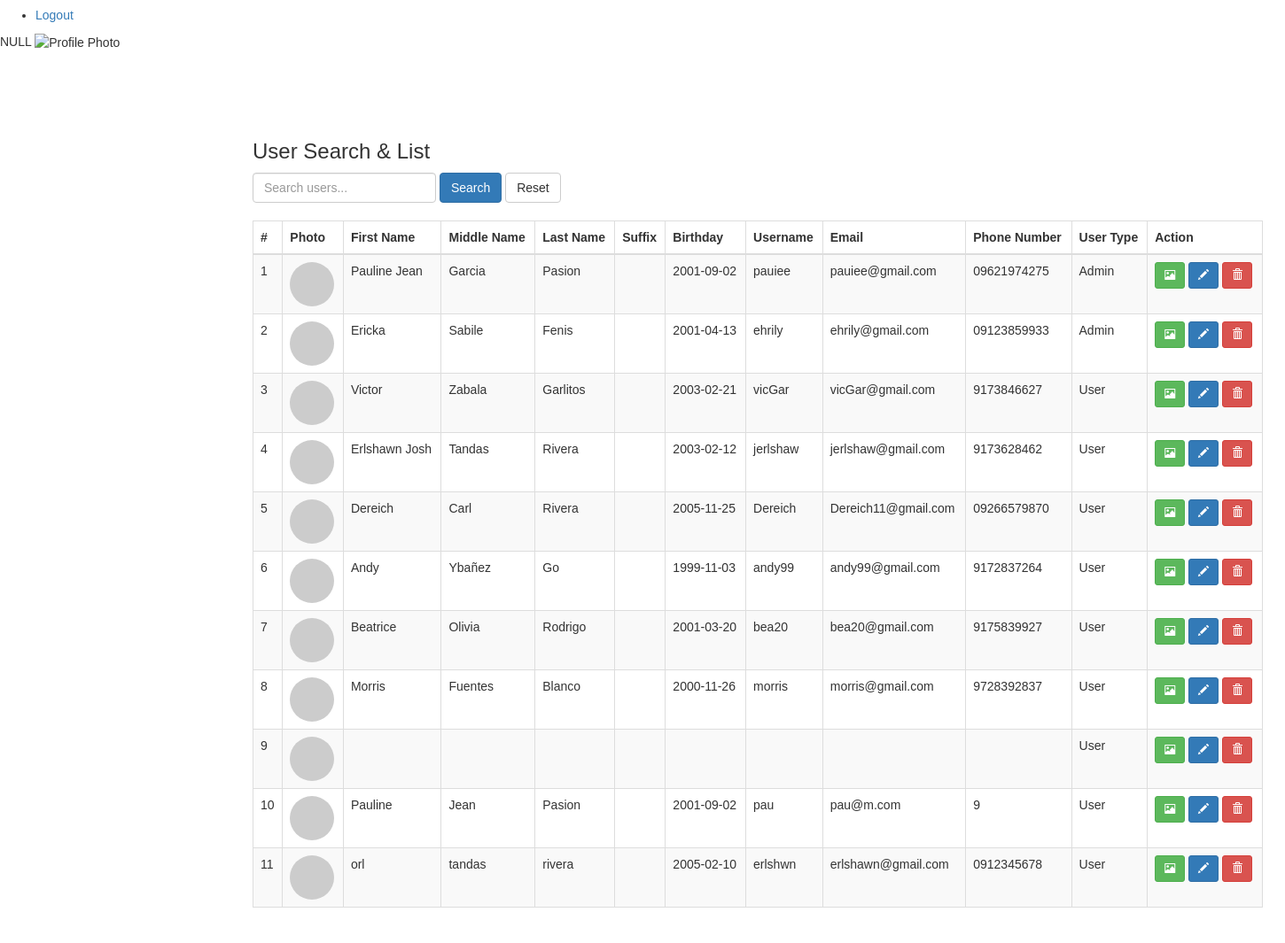
/private/stk/search.php (lower part), run on an earlier commit of the app's database.
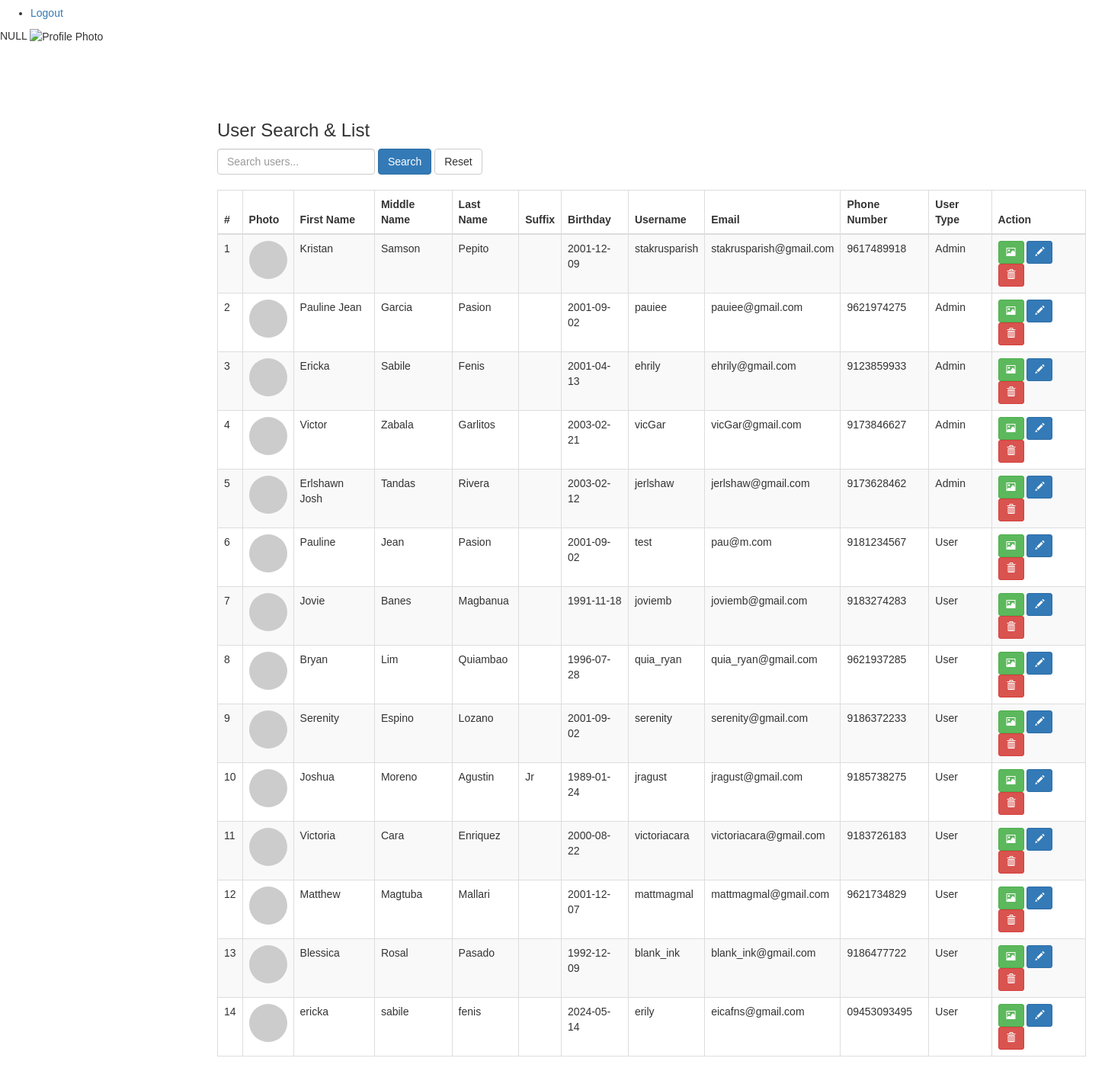
And on a later commit of the database.
### tables this page shows
CREATE TABLE `users` (
  `user_id` int(11) NOT NULL,
  `user_type` enum('User','Admin') NOT NULL DEFAULT 'User',
  `created_at` timestamp NOT NULL DEFAULT current_timestamp(),
  `username` varchar(50) DEFAULT NULL,
  `password` varchar(255) DEFAULT NULL,
  `givenname` varchar(50) DEFAULT NULL,
  `middlename` varchar(50) DEFAULT NULL,
  `lastname` varchar(50) DEFAULT NULL,
  `gender` varchar(7) DEFAULT NULL,
  `suffix` varchar(10) DEFAULT NULL,
  `full_name` varchar(300) DEFAULT NULL,
  `email` varchar(100) DEFAULT NULL,
  `contact` varchar(20) DEFAULT NULL,
  `birthday` date DEFAULT NULL,
  `photo` varchar(300) DEFAULT NULL
);

### private/stk/search.php (the view, shortened to what the changed rows need)
<?php
require_once 'connection.php';
if (isset($_POST['query'])) {
    $query = '%' . $_POST['query'] . '%';
    $sql = "SELECT * FROM users
            WHERE givenname LIKE :search
            OR middlename LIKE :search
            OR lastname LIKE :search
            OR email LIKE :search
            OR username LIKE :search
            OR user_type LIKE :search";
    $stmt = $dbh->prepare($sql);
    $stmt->bindParam(':search', $query, PDO::PARAM_STR);
} else {
    $stmt = $dbh->prepare("SELECT * FROM users");
}
$stmt->execute();
$results = $stmt->fetchAll(PDO::FETCH_OBJ);
?>
<!DOCTYPE html>
<html lang="en">
<head>
    <link href="https://maxcdn.bootstrapcdn.com/bootstrap/3.3.0/css/bootstrap.min.css" rel="stylesheet" />
    <link href='../../stylesheets/private/members.css' rel='stylesheet'>
</head>
<body>
<section id="content">
    <?php var_dump($result['photo']); ?>
  <main>
    <div class="container">
        <div class="table-responsive">
            <table class="table table-bordered table-striped">
                <thead>
                    <tr>
                        <th>#</th>
                        <th>Photo</th>
                        <th>First Name</th>
                        <th>Middle Name</th>
                        <th>Last Name</th>
                        <th>Suffix</th>
                        <th>Birthday</th>
                        <th>Username</th>
                        <th>Email</th>
                        <th>Phone Number</th>
                        <th>User Type</th>
                        <th>Action</th>
                    </tr>
                </thead>
                <tbody>
                    <?php if ($stmt->rowCount() > 0):
                        $cnt = 1;
                        foreach ($results as $row): ?>
                            <tr>
                                <td><?php echo htmlentities($cnt); ?></td>
                                <td>
                                    <?php if (!empty($row->Photo)): ?>
                                        <img src="<?php echo htmlentities($row->Photo); ?>" class="img-circle" width="50" height="50" alt="User Photo">
                                    <?php else: ?>
                                        <img src="https://via.placeholder.com/50" class="img-circle" alt="No Photo">
                                    <?php endif; ?>
                                </td>
                                <td><?php echo htmlentities($row->givenname); ?></td>
                                <td><?php echo htmlentities($row->middlename); ?></td>
                                <td><?php echo htmlentities($row->lastname); ?></td>
                                <td><?php echo htmlentities($row->suffix); ?></td>
                                <td><?php echo htmlentities($row->birthday); ?></td>
                                <td><?php echo htmlentities($row->username); ?></td>
                                <td><?php echo htmlentities($row->email); ?></td>
                                <td><?php echo htmlentities($row->contact); ?></td>
                                <td><?php echo htmlentities($row->user_type); ?></td>
                                <td>
                                    <a href="profilee.php?user_id=<?php echo htmlentities($row->user_id); ?>" class="btn btn-success btn-sm" title="Upload Photo">
                                        <span class="glyphicon glyphicon-picture"></span>
                                    </a>
                                    <a href="update.php?user_id=<?php echo htmlentities($row->user_id); ?>" class="btn btn-primary btn-sm" title="Edit User">
                                        <span class="glyphicon glyphicon-pencil"></span>
                                    </a>
                                    <a href="index.php?del=<?php echo htmlentities($row->user_id); ?>" class="btn btn-danger btn-sm" onclick="return confirm('Are you sure?')" title="Delete User">
                                        <span class="glyphicon glyphicon-trash"></span>
                                    </a>
                                </td>
                            </tr>
                        <?php
                        $cnt++;
                        endforeach;
                    else: ?>
                        <tr><td colspan="12" class="text-center">No records found.</td></tr>
                    <?php endif; ?>
                </tbody>
            </table>
        </div>
    </div>
  </main>
</body>
</html>

What changed in the data, as far as the page shows it:
removed users: givenname "Dereich", middlename "Carl", lastname "Rivera", birthday "2005-11-25", username "Dereich", email "Dereich11@gmail.com", contact "09266579870", user_type "User"
removed users: givenname "Andy", middlename "Ybañez", lastname "Go", birthday "1999-11-03", username "andy99", email "andy99@gmail.com", contact "9172837264", user_type "User"
removed users: givenname "Beatrice", middlename "Olivia", lastname "Rodrigo", birthday "2001-03-20", username "bea20", email "bea20@gmail.com", contact "9175839927", user_type "User"
removed users: givenname "Morris", middlename "Fuentes", lastname "Blanco", birthday "2000-11-26", username "morris", email "morris@gmail.com", contact "9728392837", user_type "User"
removed users: user_type "User"
removed users: givenname "orl", middlename "tandas", lastname "rivera", birthday "2005-02-10", username "erlshwn", email "erlshawn@gmail.com", contact "0912345678", user_type "User"
added users: givenname "Kristan", middlename "Samson", lastname "Pepito", birthday "2001-12-09", username "stakrusparish", email "stakrusparish@gmail.com", contact "9617489918", user_type "Admin"
changed users "Pauline Jean": contact "09621974275" → "9621974275"
changed users "Ericka": contact "09123859933" → "9123859933"
changed users "Victor": user_type "User" → "Admin"
changed users "Erlshawn Josh": user_type "User" → "Admin"
changed users "Pauline": username "pau" → "test"; contact "9" → "9181234567"
added users: givenname "Jovie", middlename "Banes", lastname "Magbanua", birthday "1991-11-18", username "joviemb", email "joviemb@gmail.com", contact "9183274283", user_type "User"
added users: givenname "Bryan", middlename "Lim", lastname "Quiambao", birthday "1996-07-28", username "quia_ryan", email "quia_ryan@gmail.com", contact "9621937285", user_type "User"
added users: givenname "Serenity", middlename "Espino", lastname "Lozano", birthday "2001-09-02", username "serenity", email "serenity@gmail.com", contact "9186372233", user_type "User"
added users: givenname "Joshua", middlename "Moreno", lastname "Agustin", suffix "Jr", birthday "1989-01-24", username "jragust", email "jragust@gmail.com", contact "9185738275", user_type "User"
added users: givenname "Victoria", middlename "Cara", lastname "Enriquez", birthday "2000-08-22", username "victoriacara", email "victoriacara@gmail.com", contact "9183726183", user_type "User"
added users: givenname "Matthew", middlename "Magtuba", lastname "Mallari", birthday "2001-12-07", username "mattmagmal", email "mattmagmal@gmail.com", contact "9621734829", user_type "User"
added users: givenname "Blessica", middlename "Rosal", lastname "Pasado", birthday "1992-12-09", username "blank_ink", email "blank_ink@gmail.com", contact "9186477722", user_type "User"
added users: givenname "ericka", middlename "sabile", lastname "fenis", birthday "2024-05-14", username "erily", email "eicafns@gmail.com", contact "09453093495", user_type "User"
